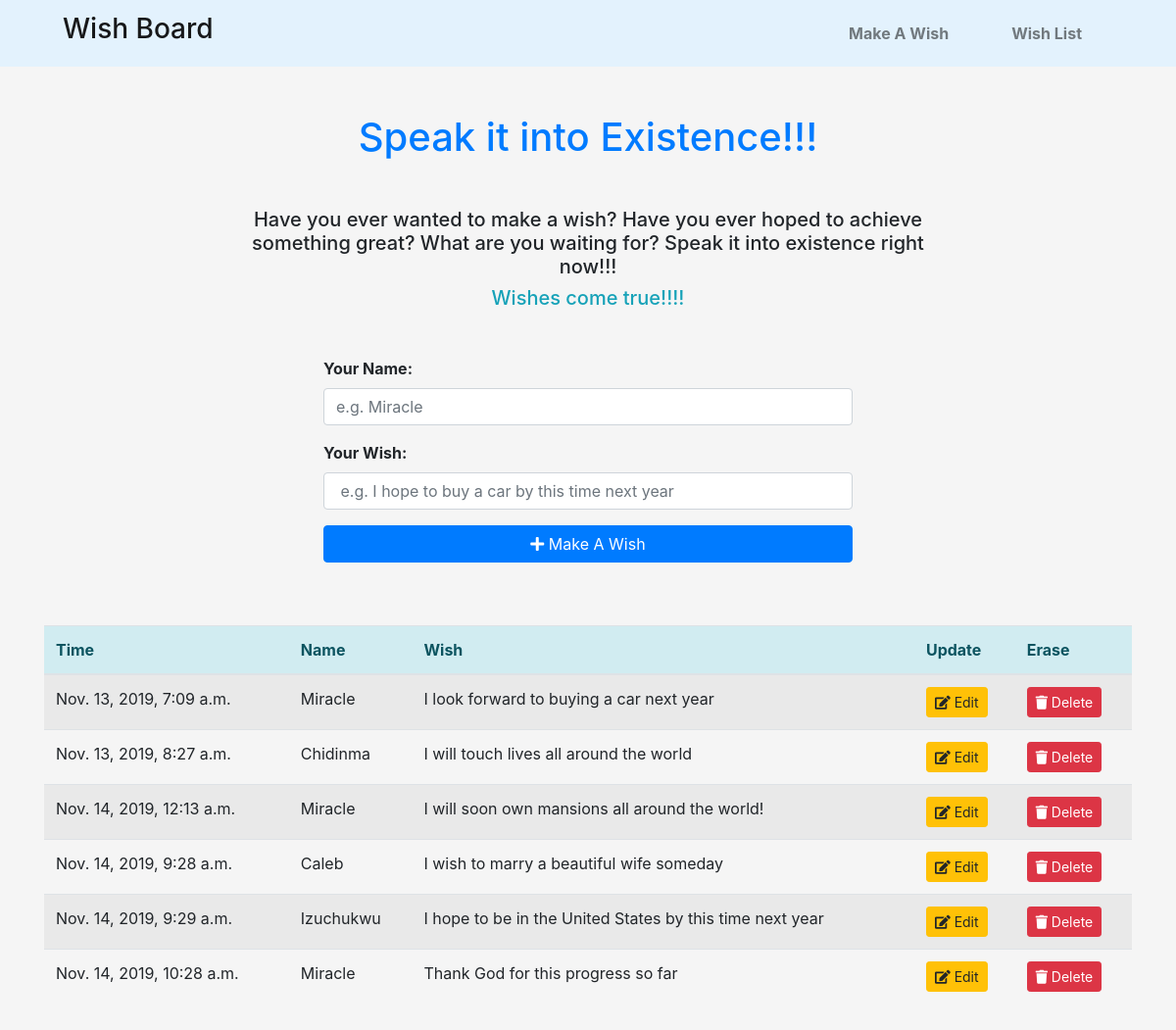
/, run on an earlier commit of the app's database.
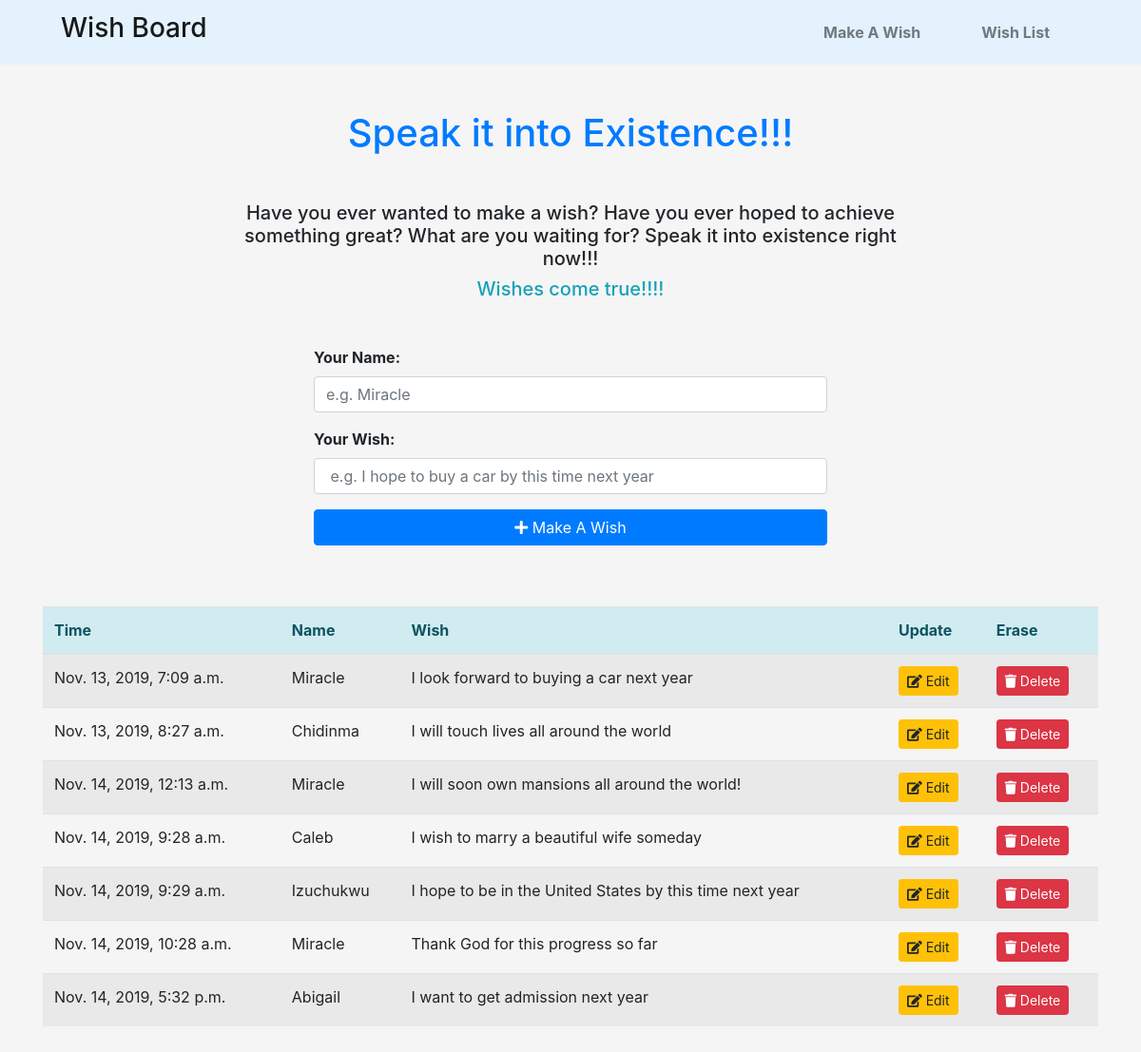
And on a later commit of the database.
### crud/models.py (models this page shows, shortened)
class Wish(models.Model):
    date = models.DateTimeField(auto_now_add=True)
    name = models.CharField(max_length=15)
    wish = models.CharField(max_length=100)

### crud/views.py (the view)
# urls.py: path('', views.index, name='index'),
def index(request):
    wishes = Wish.objects.all()
    context = {'wishes': wishes}
    return render(request, 'crud/index.html', context)

### crud/templates/crud/index.html (shortened to what this page needs)
<!DOCTYPE html>
<html lang="en">
<head>
    <link rel="stylesheet" href="https://stackpath.bootstrapcdn.com/bootstrap/4.3.1/css/bootstrap.min.css"
>
    <link rel="stylesheet" href="https://cdnjs.cloudflare.com/ajax/libs/font-awesome/5.10.0-11/css/all.min.css">
</head>
<body style="background-color: whitesmoke">
    <nav class="navbar navbar-expand-lg navbar-light pt-2 " style="background-color: #e3f2fd;">
        <a class="navbar-brand" href="{% url 'index' %}">
            <h3 class="ml-5">Wish Board</h3>
        </a>
        <div id="navbarNavDropdown" class="navbar-collapse collapse">
            <ul class="navbar-nav mr-4 ">
                <li class="nav-item mr-5 ">
                    <a class="nav-link text-black font-weight-bold" href="#form">Make A Wish</a>
                </li>
                <li class="nav-item mr-5">
                    <a class="nav-link text-black font-weight-bold" href="#wishes">Wish List</a>
                </li>
            </ul>
        </div>
    </nav>
    <div id="intro" class="container">
        <div class="row">
            <div class="col-lg-8 mx-auto">
                <h1 class="text-center mt-5 text-primary">Speak it into Existence!!!</h1>
                <h5 class="text-center mt-5">Have you ever wanted to make a wish? Have you ever hoped to achieve something great? What are you waiting for? Speak it into existence right now!!!
                </h5>
                <h5 class="text-center  text-info">Wishes come true!!!!
                </h5>
            </div>
            <div class="col-lg-6 mx-auto mt-4 mb-5">
                <form id="form"  action="{% url 'create' %}" method="POST" >
                    <div class="form-group">
                        <label for="name"><strong>Your Name:</strong></label>
                        <input type="text" name="name" class="form-control" placeholder="e.g. Miracle" required minlength="3"
                        oninput="javascript: if (this.value.length > this.maxLength) this.value = this.value.slice(0, this.maxLength);"
                        maxlength = "10" >
                        <label class="mt-3" for="wish"><strong>Your Wish:</strong></label>
                        <input name="wish" class="form-control" required type="text"
                            placeholder=" e.g. I hope to buy a car by this time next year"  minlength="15"
                            oninput="javascript: if (this.value.length > this.maxLength) this.value = this.value.slice(0, this.maxLength);"
                            maxlength = "75">
                        <button type="submit" id="submit" class="btn btn-block btn-primary mt-3"> <i class="fas fa-plus"></i>
                            Make A Wish</button>
                    </div>
                </form>
            </div>
        </div>
    </div>
    <div id="main" class="container">
        <div class="table-responsive mb-5">
            <table id="wishes" class="table  table-striped table-hover">
                <thead class="alert-info">
                    <tr>
                        <th scope="col">Time</th>
                        <th scope="col">Name</th>
                        <th scope="col">Wish</th>
                        <th scope="col">Update</th>
                        <th scope="col">Erase</th>
                    </tr>
                </thead>
                <tbody>
                    {% for wish in wishes %}
                    <tr>
                        <td>{{ wish.date }}</td>
                        <td>{{ wish.name }}</td>
                        <td>{{ wish.wish }}</td>
                        <td>
                            <a class="btn btn-sm btn-warning" href="{% url 'edit' wish.id %}">
                                <i class="fas fa-edit"> </i>
                                Edit
                            </a>
                        </td>
                        <td>
                            <a href="{% url 'delete' wish.id %}" class="delete btn btn-sm btn-danger" data-confirm="Are you sure? This action cannot be undone.">
                                <i class="fas fa-trash"></i> Delete
                            </a>
                        </td>
                    </tr>
                    {% endfor %}
                </tbody>
            </table>
        </div>
    </div>
</body>
</html>

What changed in the data, as far as the page shows it:
added Wish: date "Nov. 14, 2019, 5:32 p.m.", name "Abigail", wish "I want to get admission next year"
